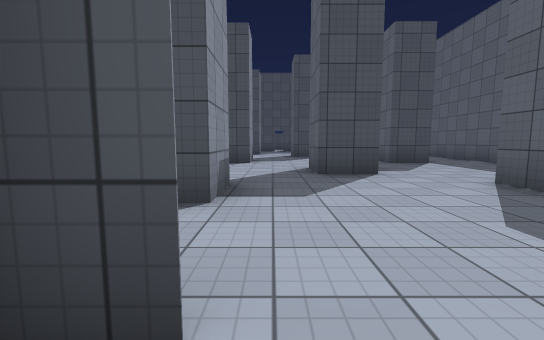
view 1 (above)

18 first-person views from a walk through a Unity game level. The camera is 1.2 m above the floor, tilts 6° down and sees 90° across. Doors are open. The floor is counted in squares, 2 m on a side. Each view is taken from the middle of a square. On the plan, view 1 faces up. The plan holds only what a view shows up to about 9 squares ahead; the rest is blank. The place goes on beyond the plan. Surface patterns are stand-ins for the level's own textures.

view 2
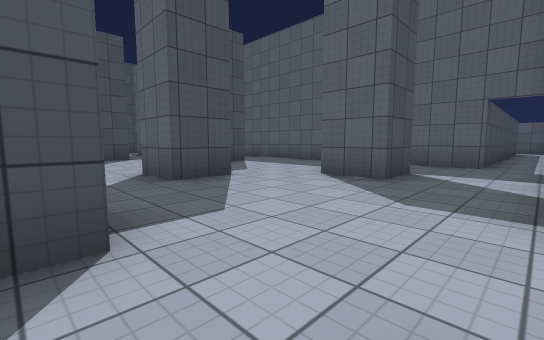

view 3
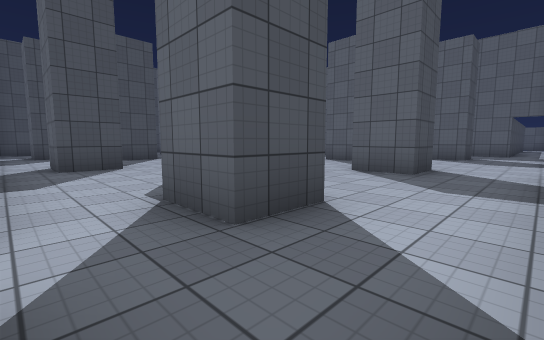

view 4
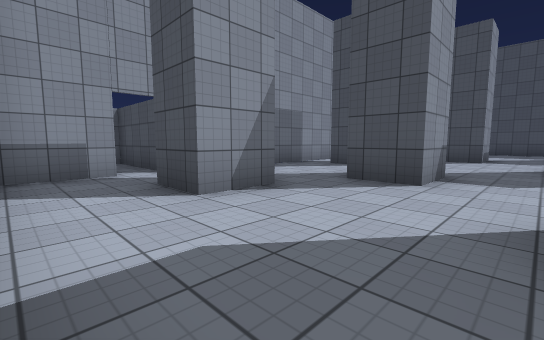

view 5
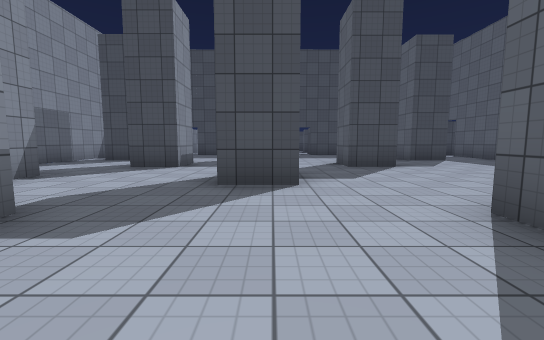

view 6
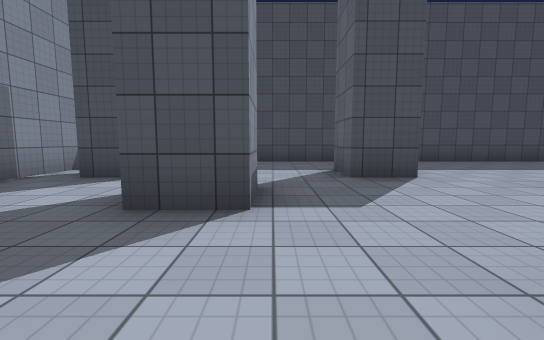

view 7
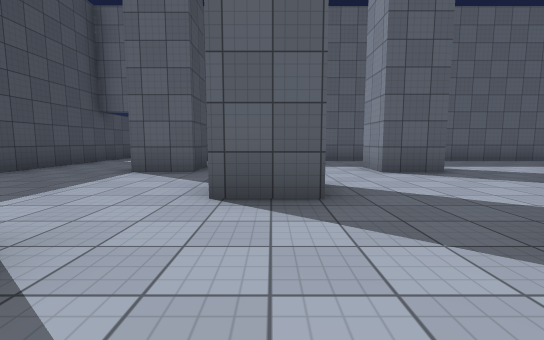

view 8
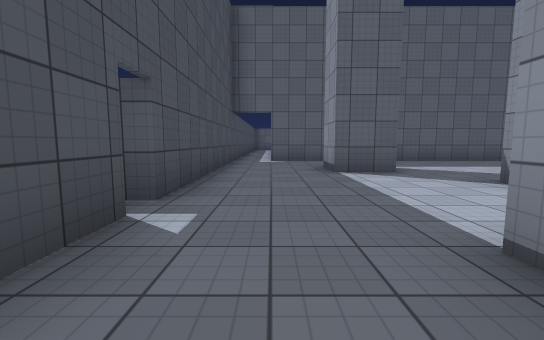

view 9
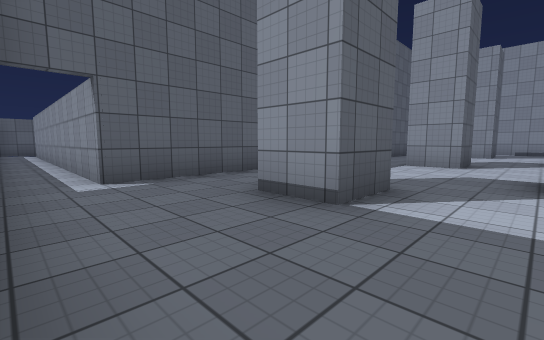

view 10
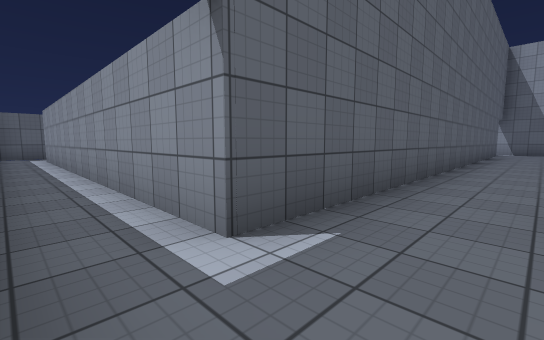

view 11
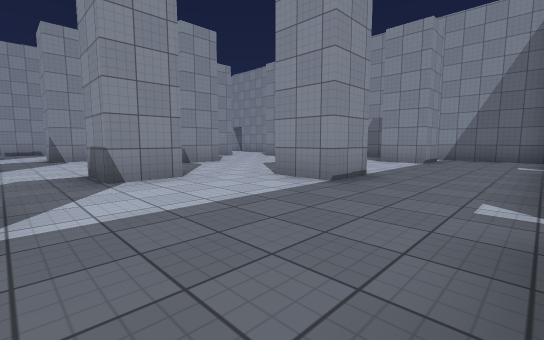

view 12
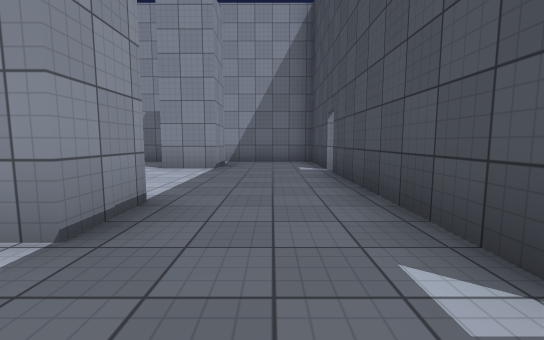

view 13
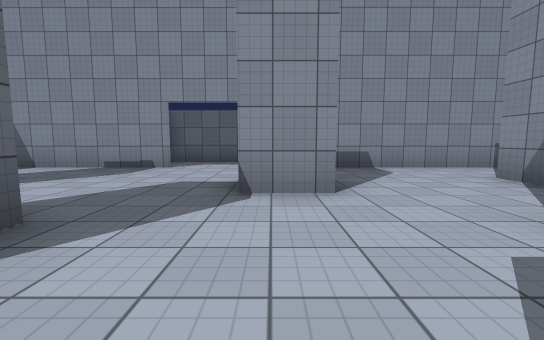

view 14
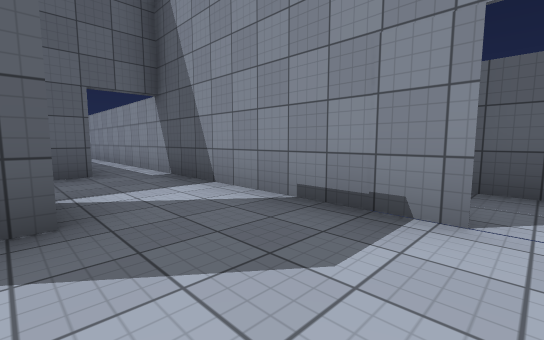

view 15
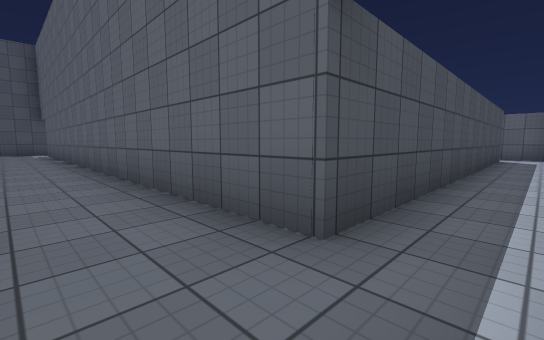

view 16
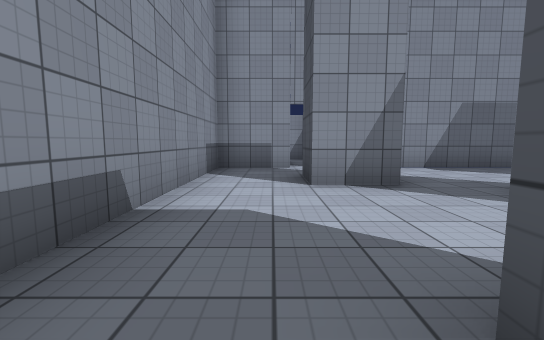

view 17
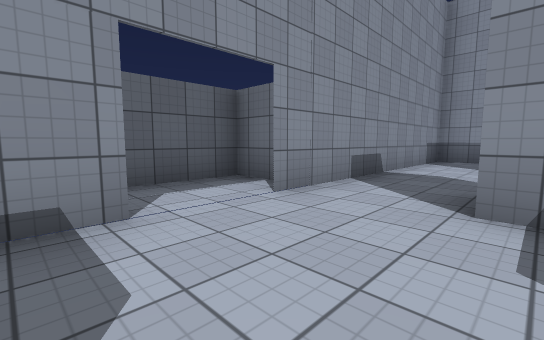

view 18
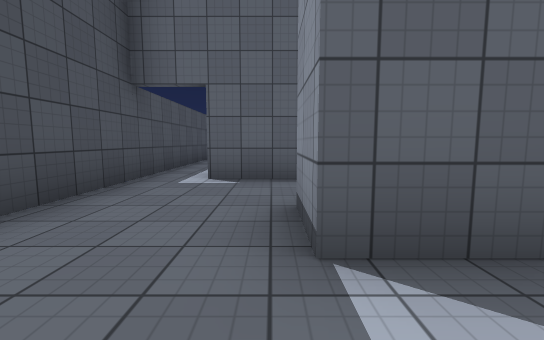

### Floor plan
Ten units are one square. View 1 is at (0, 0); x grows to the right and y downward. Boxes are objects, and circles mark ways between rooms. Rooms are numbered by the first view taken in them; rooms with no view inside come last. Other rooms are left out.
<svg viewBox="-105 -167 265 180">
<path fill="none" stroke="#000" d="M-3 -8 -10 -8 -10 8 20 8M11 -63 19 -63 19 -50 9 -50 9 -62M9 -104 9 -117 19 -117 19 -104 9 -104M-19 -88 -6 -88 -6 -77 -18 -77M45 -77 33 -77 33 -88 45 -88M-6 -39 -6 -26 -17 -26 -17 -39 -6 -39M-31 -62 -31 -50 -44 -50M-6 -125 -17 -125 -17 -138 -6 -138 -6 -125M-31 -116 -31 -104 -44 -104M45 -125 33 -125 33 -138 45 -138M-50 -75 -62 -75 -62 -89M-51 -89 -51 -82M45 -26 33 -26 33 -40M-47 -39 -47 -26 -58 -26 -58 -39M12 -8 116 -8M-54 -125 -62 -125M-72 -86 -72 -49M2 -162 -44 -162M-62 -138 -51 -138 -51 -125M-76 -33 -100 -33 -100 -25M-72 -25 -72 -8 -3 -8M-49 -162 -72 -162 -72 -111M110 -162 6 -162M155 -19 64 -19 64 -150 155 -150"/>
<circle cx="5" cy="-10" r="3" fill="#2a7"/>
<text x="0" y="0">1</text>
<text x="10" y="-80">2</text>
</svg>
Room 1 opens to room 2.

Where each view was taken, in squares from view 1:
view 1: 0 up, 0 right, facing up
view 2: 1 up, 1 left, facing up-right
view 3: 1 up, 7 left, facing up-right
view 4: 1 up, 2 left, facing up-left
view 5: 4 up, 1 left, facing up
view 6: 8 up, 3 left, facing up
view 7: 11 up, 2 left, facing right
view 8: 15 up, 2 left, facing right
view 9: 16 up, 2 right, facing down-right
view 10: 16 up, 5 right, facing down-right
view 11: 16 up, 3 right, facing down-left
view 12: 15 up, 1 right, facing left
view 13: 7 up, 1 left, facing down
view 14: 3 up, 1 right, facing down-right
view 15: 1 up, 5 right, facing up-right
view 16: 2 up, 1 left, facing left
view 17: 3 up, 2 right, facing down-left
view 18: 14 up, 2 right, facing right
